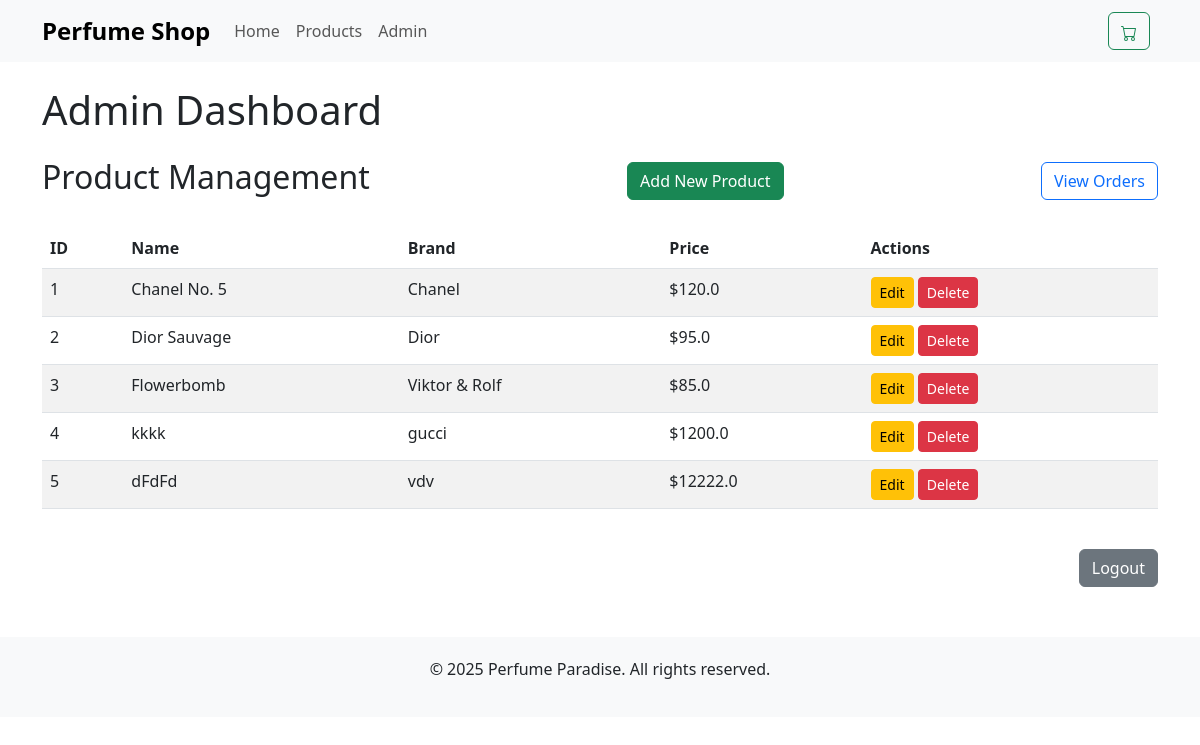
/admin/dashboard (signed in), run on an earlier commit of the app's database.
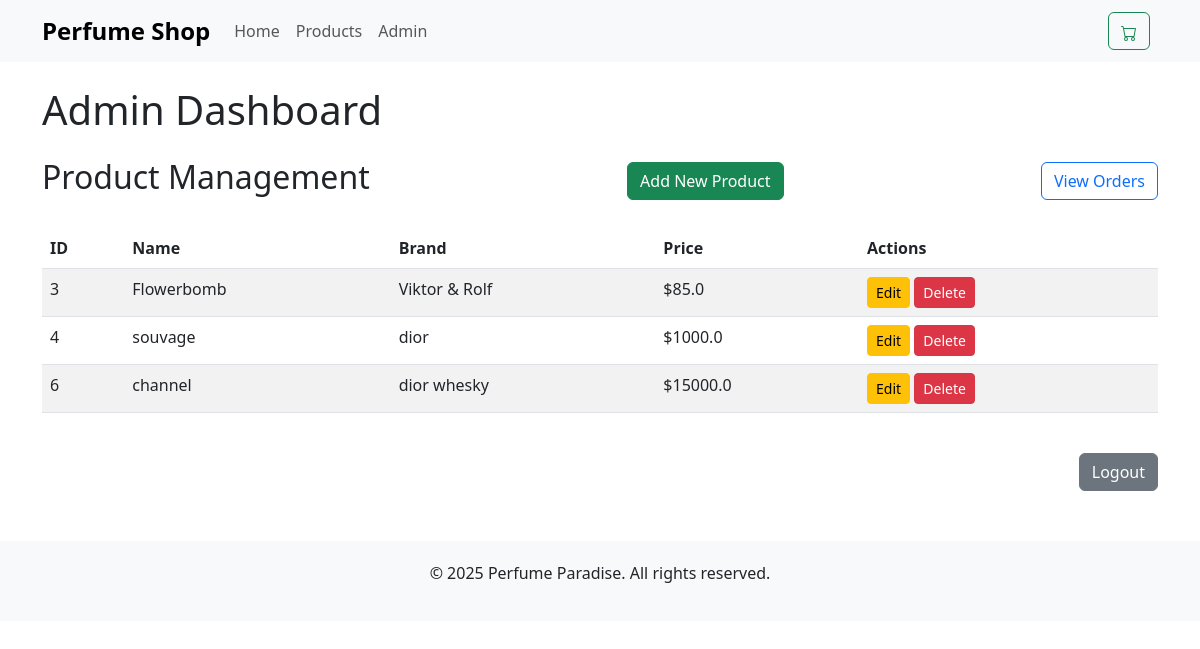
And on a later commit of the database.
### app.py (models this page shows)
class Product(db.Model):
    id = db.Column(db.Integer, primary_key=True)
    name = db.Column(db.String(100), nullable=False)
    brand = db.Column(db.String(100), nullable=False)
    description = db.Column(db.Text, nullable=False)
    price = db.Column(db.Float, nullable=False)
    image_url = db.Column(db.String(200), nullable=False)

### app.py (the view)
@app.route('/admin/dashboard')
def admin_dashboard():
    if not session.get('admin_logged_in'):
        flash('Please login first', 'warning')
        return redirect(url_for('admin_login'))
    products = Product.query.all()
    return render_template('admin_dashboard.html', products=products)

### app.py (called while the page is built)
@app.context_processor
def inject_cart_count():
    def get_cart_count():
        cart = session.get('cart', {})
        return sum(item['quantity'] for item in cart.values())
    return dict(get_cart_count=get_cart_count)

### templates/admin_dashboard.html (shortened to what this page needs)
{% extends "base.html" %}
{% block content %}
<h1 class="mb-4">Admin Dashboard</h1>
<div class="d-flex justify-content-between align-items-center mb-4">
    <h2>Product Management</h2>
    <a href="{{ url_for('add_product') }}" class="btn btn-success">Add New Product</a>
    <a href="{{ url_for('admin_orders') }}" class="btn btn-outline-primary">View Orders</a>
</div>
<div class="table-responsive">
    <table class="table table-striped">
        <thead>
            <tr>
                <th>ID</th>
                <th>Name</th>
                <th>Brand</th>
                <th>Price</th>
                <th>Actions</th>
            </tr>
        </thead>
        <tbody>
            {% for product in products %}
                <tr>
                    <td>{{ product.id }}</td>
                    <td>{{ product.name }}</td>
                    <td>{{ product.brand }}</td>
                    <td>${{ product.price }}</td>
                        <td>
                            <a href="{{ url_for('edit_product', product_id=product.id) }}" class="btn btn-sm btn-warning">Edit</a>
                            <form method="POST" action="{{ url_for('delete_product', product_id=product.id) }}" style="display:inline;">
                                <button type="submit" class="btn btn-sm btn-danger" onclick="return confirm('Are you sure you want to delete this product?')">Delete</button>
                            </form>
                        </td>
                </tr>
            {% endfor %}
        </tbody>
    </table>
</div>
<div class="text-end mt-4">
    <a href="{{ url_for('admin_logout') }}" class="btn btn-secondary">Logout</a>
</div>
{% endblock %}

### templates/base.html (shortened to what this page needs)
<!DOCTYPE html>
<html lang="en">
<head>
    <link rel="stylesheet" href="https://cdn.jsdelivr.net/npm/bootstrap@5.3.0/dist/css/bootstrap.min.css">
</head>
<body>
<nav class="navbar navbar-expand-lg navbar-light bg-light">
    <div class="container">
        <a class="navbar-brand" href="{{ url_for('home') }}">Perfume Shop</a>
        <div class="collapse navbar-collapse" id="navbarNav">
            <ul class="navbar-nav me-auto">
                <li class="nav-item">
                    <a class="nav-link" href="{{ url_for('home') }}">Home</a>
                </li>
                <li class="nav-item">
                    <a class="nav-link" href="{{ url_for('products') }}">Products</a>
                </li>
                <li class="nav-item">
                    <a class="nav-link" href="{{ url_for('admin_login') }}">Admin</a>
                </li>
            </ul>
            <div class="d-flex align-items-center">
                <a href="{{ url_for('view_cart') }}" class="btn btn-outline-success position-relative me-2">
                </a>
            </div>
        </div>
    </div>
</nav>
    <div class="container mt-4">
        {% block content %}{% endblock %}
    </div>
    <footer class="text-center">
        <div class="container">
            <p>&copy; 2025 Perfume Paradise. All rights reserved.</p>
        </div>
    </footer>
</body>
</html>

### templates/base.html (style rules this page uses)
.navbar-brand { font-weight: bold; font-size: 1.5rem; }
footer { margin-top: 50px; padding: 20px 0; background-color: #f8f9fa; }

What changed in the data, as far as the page shows it:
removed Product: id "1", name "Chanel No. 5", brand "Chanel", price "120.0"
removed Product: id "2", name "Dior Sauvage", brand "Dior", price "95.0"
removed Product: id "5", name "dFdFd", brand "vdv", price "12222.0"
changed Product id 4: name "kkkk" → "souvage"; brand "gucci" → "dior"; price "1200.0" → "1000.0"
added Product: id "6", name "channel", brand "dior whesky", price "15000.0"
